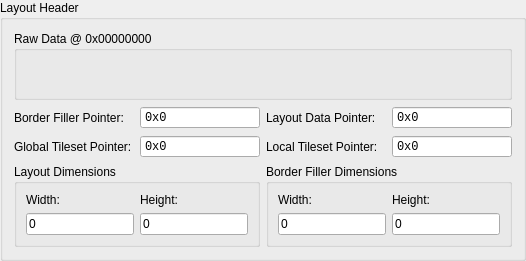
                <widget class="QGroupBox" name="groupBox_24">
                 <property name="title">
                  <string>Layout Header</string>
                 </property>
                 <layout class="QGridLayout" name="gridLayout_12">
                  <item row="2" column="3">
                   <widget class="QHexSpinBox" name="header_ftr_ptr_local">
                    <property name="sizePolicy">
                     <sizepolicy hsizetype="Preferred" vsizetype="Fixed">
                      <horstretch>0</horstretch>
                      <verstretch>0</verstretch>
                     </sizepolicy>
                    </property>
                    <property name="font">
                     <font>
                      <family>Courier New</family>
                     </font>
                    </property>
                    <property name="buttonSymbols">
                     <enum>QAbstractSpinBox::NoButtons</enum>
                    </property>
                    <property name="prefix">
                     <string notr="true">0x</string>
                    </property>
                    <property name="maximum">
                     <number>2147483647</number>
                    </property>
                    <property name="displayIntegerBase">
                     <number>16</number>
                    </property>
                    <property name="upperCase" stdset="0">
                     <bool>true</bool>
                    </property>
                    <property name="byteLength" stdset="0">
                     <number>4</number>
                    </property>
                   </widget>
                  </item>
                  <item row="2" column="2">
                   <widget class="QLabel" name="label_105">
                    <property name="text">
                     <string>Local Tileset Pointer:</string>
                    </property>
                   </widget>
                  </item>
                  <item row="3" column="0" colspan="2">
                   <widget class="QGroupBox" name="groupBox_25">
                    <property name="title">
                     <string>Layout Dimensions</string>
                    </property>
                    <layout class="QGridLayout" name="gridLayout_15">
                     <item row="0" column="1">
                      <widget class="QLabel" name="label_106">
                       <property name="text">
                        <string>Height:</string>
                       </property>
                      </widget>
                     </item>
                     <item row="0" column="0">
                      <widget class="QLabel" name="label_107">
                       <property name="text">
                        <string>Width:</string>
                       </property>
                      </widget>
                     </item>
                     <item row="1" column="0">
                      <widget class="QLineEdit" name="header_map_width">
                       <property name="text">
                        <string>0</string>
                       </property>
                      </widget>
                     </item>
                     <item row="1" column="1">
                      <widget class="QLineEdit" name="header_map_height">
                       <property name="text">
                        <string>0</string>
                       </property>
                      </widget>
                     </item>
                    </layout>
                   </widget>
                  </item>
                  <item row="1" column="2">
                   <widget class="QLabel" name="label_108">
                    <property name="text">
                     <string>Layout Data Pointer:</string>
                    </property>
                   </widget>
                  </item>
                  <item row="1" column="3">
                   <widget class="QHexSpinBox" name="header_ftr_ptr_data">
                    <property name="sizePolicy">
                     <sizepolicy hsizetype="Preferred" vsizetype="Fixed">
                      <horstretch>0</horstretch>
                      <verstretch>0</verstretch>
                     </sizepolicy>
                    </property>
                    <property name="font">
                     <font>
                      <family>Courier New</family>
                     </font>
                    </property>
                    <property name="buttonSymbols">
                     <enum>QAbstractSpinBox::NoButtons</enum>
                    </property>
                    <property name="prefix">
                     <string notr="true">0x</string>
                    </property>
                    <property name="maximum">
                     <number>2147483647</number>
                    </property>
                    <property name="displayIntegerBase">
                     <number>16</number>
                    </property>
                    <property name="upperCase" stdset="0">
                     <bool>true</bool>
                    </property>
                    <property name="byteLength" stdset="0">
                     <number>4</number>
                    </property>
                   </widget>
                  </item>
                  <item row="2" column="0">
                   <widget class="QLabel" name="label_109">
                    <property name="text">
                     <string>Global Tileset Pointer:</string>
                    </property>
                   </widget>
                  </item>
                  <item row="2" column="1">
                   <widget class="QHexSpinBox" name="header_ftr_ptr_global">
                    <property name="sizePolicy">
                     <sizepolicy hsizetype="Preferred" vsizetype="Fixed">
                      <horstretch>0</horstretch>
                      <verstretch>0</verstretch>
                     </sizepolicy>
                    </property>
                    <property name="font">
                     <font>
                      <family>Courier New</family>
                     </font>
                    </property>
                    <property name="buttonSymbols">
                     <enum>QAbstractSpinBox::NoButtons</enum>
                    </property>
                    <property name="prefix">
                     <string notr="true">0x</string>
                    </property>
                    <property name="maximum">
                     <number>2147483647</number>
                    </property>
                    <property name="displayIntegerBase">
                     <number>16</number>
                    </property>
                    <property name="upperCase" stdset="0">
                     <bool>true</bool>
                    </property>
                    <property name="byteLength" stdset="0">
                     <number>4</number>
                    </property>
                   </widget>
                  </item>
                  <item row="1" column="1">
                   <widget class="QHexSpinBox" name="header_ftr_ptr_border">
                    <property name="sizePolicy">
                     <sizepolicy hsizetype="Preferred" vsizetype="Fixed">
                      <horstretch>0</horstretch>
                      <verstretch>0</verstretch>
                     </sizepolicy>
                    </property>
                    <property name="font">
                     <font>
                      <family>Courier New</family>
                     </font>
                    </property>
                    <property name="buttonSymbols">
                     <enum>QAbstractSpinBox::NoButtons</enum>
                    </property>
                    <property name="prefix">
                     <string notr="true">0x</string>
                    </property>
                    <property name="maximum">
                     <number>2147483647</number>
                    </property>
                    <property name="displayIntegerBase">
                     <number>16</number>
                    </property>
                    <property name="upperCase" stdset="0">
                     <bool>true</bool>
                    </property>
                    <property name="byteLength" stdset="0">
                     <number>4</number>
                    </property>
                   </widget>
                  </item>
                  <item row="1" column="0">
                   <widget class="QLabel" name="label_110">
                    <property name="text">
                     <string>Border Filler Pointer:</string>
                    </property>
                   </widget>
                  </item>
                  <item row="3" column="2" colspan="2">
                   <widget class="QGroupBox" name="groupBox_26">
                    <property name="title">
                     <string>Border Filler Dimensions</string>
                    </property>
                    <layout class="QGridLayout" name="gridLayout_16">
                     <item row="0" column="0">
                      <widget class="QLabel" name="label_124">
                       <property name="text">
                        <string>Width:</string>
                       </property>
                      </widget>
                     </item>
                     <item row="0" column="1">
                      <widget class="QLabel" name="label_125">
                       <property name="text">
                        <string>Height:</string>
                       </property>
                      </widget>
                     </item>
                     <item row="1" column="0">
                      <widget class="QLineEdit" name="header_border_width">
                       <property name="text">
                        <string>0</string>
                       </property>
                      </widget>
                     </item>
                     <item row="1" column="1">
                      <widget class="QLineEdit" name="header_border_height">
                       <property name="text">
                        <string>0</string>
                       </property>
                      </widget>
                     </item>
                    </layout>
                   </widget>
                  </item>
                  <item row="0" column="0" colspan="4">
                   <widget class="QGroupBox" name="header_ftr_group_raw">
                    <property name="title">
                     <string>Raw Data @ 0x00000000</string>
                    </property>
                    <property name="checkable">
                     <bool>false</bool>
                    </property>
                    <layout class="QVBoxLayout" name="verticalLayout_31">
                     <property name="leftMargin">
                      <number>3</number>
                     </property>
                     <property name="topMargin">
                      <number>3</number>
                     </property>
                     <property name="rightMargin">
                      <number>3</number>
                     </property>
                     <property name="bottomMargin">
                      <number>3</number>
                     </property>
                     <item>
                      <widget class="QHexEdit" name="header_ftr_raw_data" native="true">
                       <property name="sizePolicy">
                        <sizepolicy hsizetype="Preferred" vsizetype="Fixed">
                         <horstretch>0</horstretch>
                         <verstretch>0</verstretch>
                        </sizepolicy>
                       </property>
                       <property name="minimumSize">
                        <size>
                         <width>0</width>
                         <height>40</height>
                        </size>
                       </property>
                       <property name="maximumSize">
                        <size>
                         <width>16777215</width>
                         <height>40</height>
                        </size>
                       </property>
                       <property name="addressArea" stdset="0">
                        <bool>false</bool>
                       </property>
                       <property name="asciiArea" stdset="0">
                        <bool>false</bool>
                       </property>
                       <property name="addressWidth" stdset="0">
                        <number>0</number>
                       </property>
                      </widget>
                     </item>
                    </layout>
                   </widget>
                  </item>
                 </layout>
                </widget>
